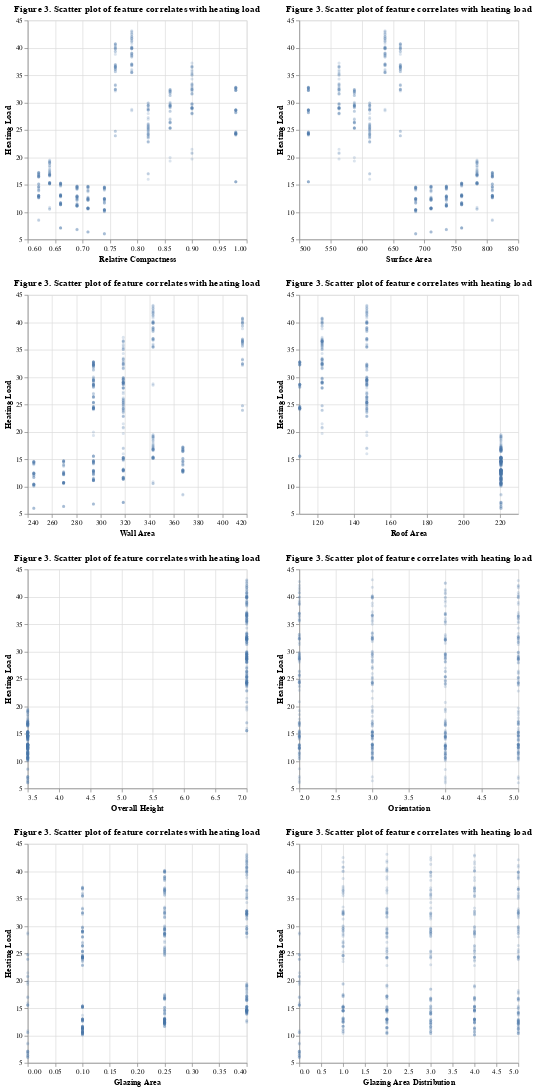

Source (notebook cell):
### Code cell
# pairwsie scatter plots

scatter1 = alt.Chart(train_df,
                    title = 'Figure 3. Scatter plot of feature correlates with heating load').mark_point(opacity = 0.2,
                                       size = 5).encode(
    alt.X (alt.repeat(),
           type = 'quantitative',
           scale = alt.Scale(zero = False)),
    alt.Y('Heating Load',
          scale = alt.Scale(zero = False))
    ).properties(
    width = 300,
    height = 300
    ).repeat(
    repeat = feats,
        columns = 2
    )
scatter1

### Figure 1 — Vega-Lite specification as saved in the notebook (floating-point values rounded to 4 significant figures; data arrays with more than 128 entries replaced by an {"elided": "..."} marker saying what was removed)
{"$schema": "https://vega.github.io/schema/vega-lite/v4.17.0.json", "columns": 2, "config": {"view": {"continuousHeight": 300, "continuousWidth": 400}}, "datasets": {"data-690a866ea37a34bf4e5816fdd2ab4c1b": {"elided": "537 records"}}, "repeat": ["Relative Compactness", "Surface Area", "Wall Area", "Roof Area", "Overall Height", "Orientation", "Glazing Area", "Glazing Area Distribution"], "spec": {"data": {"name": "data-690a866ea37a34bf4e5816fdd2ab4c1b"}, "encoding": {"x": {"field": {"repeat": "repeat"}, "scale": {"zero": false}, "type": "quantitative"}, "y": {"field": "Heating Load", "scale": {"zero": false}, "type": "quantitative"}}, "height": 300, "mark": {"opacity": 0.2, "size": 5, "type": "point"}, "title": "Figure 3. Scatter plot of feature correlates with heating load", "width": 300}}
